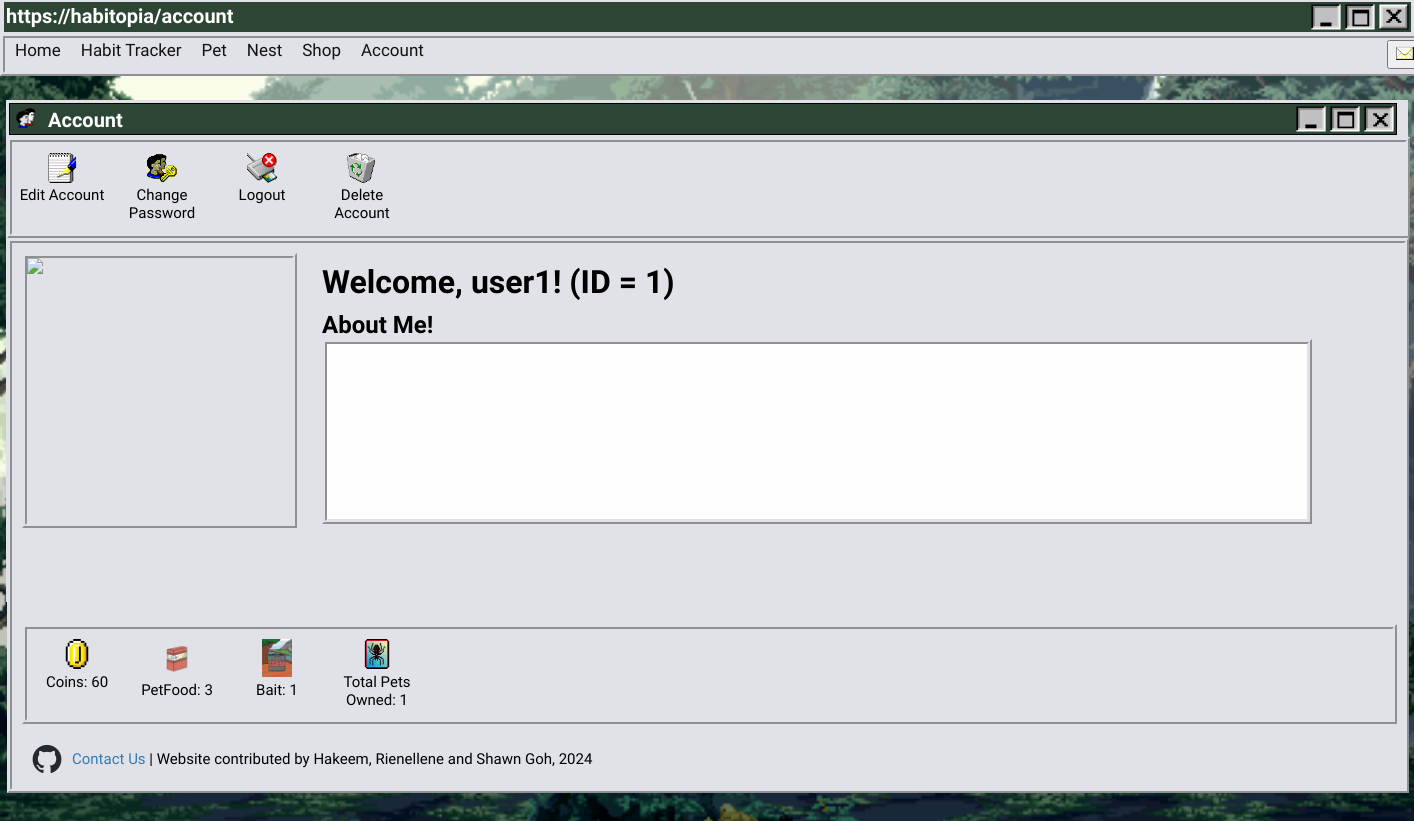
The app's page /account/ (signed in) with its own data.
### home.py (models this page shows)
class User(db.Model, UserMixin):
    id = db.Column(db.Integer, primary_key=True)
    username = db.Column(db.String(20), nullable=False, unique=True)
    password = db.Column(db.String(80), nullable=False)

class UserItems(db.Model):
    user_id = db.Column(db.Integer, db.ForeignKey('user.id'), primary_key=True, nullable=False)
    coins = db.Column(db.Integer, nullable=False, default=60)
    petFood = db.Column(db.Integer, nullable=False, default=3)
    bait = db.Column(db.Integer, nullable=False, default=1)

class PetsOwned(db.Model):
    user_id = db.Column(db.Integer, db.ForeignKey('user.id'), primary_key=True, nullable=False)
    petsOwned = db.Column(db.Integer, nullable=False, default=0)
    pet1 = db.Column(db.Integer, nullable=False, default=0)
    pet2 = db.Column(db.Integer, nullable=False, default=0)
    pet3 = db.Column(db.Integer, nullable=False, default=0)

### home.py (the view)
@app.route("/account/")
@login_required
def account():
    user = current_user
    pets_owned = PetsOwned.query.filter_by(user_id=current_user.id).first()
    profile = Account.query.filter_by(user_id=current_user.id).first()
    account = Account.query.filter_by(user_id=current_user.id).first()
    user_items = UserItems.query.filter_by(user_id=current_user.id).first()
    return render_template("account.html", user=user, pets_owned=pets_owned, profile = profile, account = account, user_items = user_items)

### home.py (called while the page is built)
@login_manager.user_loader
def load_user(user_id):
    return User.query.get(int(user_id))

### templates/account.html (shortened to what this page needs)
{% extends "base.html" %}
    {% block css %}
                <link rel="stylesheet" href="/static/styles/AccountStyles.css">
    {% endblock %}
{% block heading %}https://habitopia/account{% endblock %}
{% block content %}
<div id="wrap">
    <div class="topbox2">
        <ul>
            <li><img src="/static/styles/assets/users-2.png" width=20px class="topboxtext2"></li>
            <li><h5 class="topboxtext2">Account</h5></li>
        </ul>
        <ul>
            <li><img src="/static/styles/assets/exit-active.png" class="icon"></li>
            <li><img src="/static/styles/assets/window-active.png" class="icon"></li>
            <li><img src="/static/styles/assets/minimise-active.png" class="icon"></li>
        </ul>
    </div>
    <div class="nav2">
        <ul>
            <li><button id="openAccModalBtn" onclick="openAccModal()" class="iconbutton"><img src="/static/styles/assets/write_wordpad-1.png" class="icon2" width="20px"><p class="icontext">Edit Account</p></button></li>
            <li><a href="{{url_for('change_password') }}"><button class="iconbutton"><img src="/static/styles/assets/users_key-2.png" class="icon2" width="20px"><p class="icontext">Change Password</p></button></a></li>
            <li><a href="{{ url_for('logout') }}"><button class="iconbutton"><img src="/static/styles/assets/card_reader_not-2.png" class="icon2" width="20px"><p class="icontext">Logout</p></button></a></li>
            <li><form method="POST" action="{{ url_for('delete_account') }}" onsubmit="return confirm('Are you sure you want to delete your account?');">
                    <button type="submit" class="btn btn-danger iconbutton"><img src="/static/styles/assets/recycle_bin_full-2.png" class="icon2" width="20px"><p class="icontext">Delete Account</p></button>
                </form>
            </li>
        </ul>
    </div>
    <div class="wrap2">
        {% if profile %}
            <div class="withpic">
                <img src="{{ url_for('get_img', id=profile.id) }}" alt="Profile Picture" width="265px" height="265px">
            </div>
        {% else %}
            <div class="picbox">
                <img src="/static/styles/assets/user.png">
            </div>
        {% endif %}
        <h1 class="acctitle">Welcome, {{ user.username }}! (ID = {{ user.id }})</h1>
        <h2 class="acctitle">About Me!</h2>
        <p class="biobox">{{ account.bio }}</p>
        <div class="nav2">
            <ul>
                <li class="iconbutton"><img src="/static/styles/assets/coin.png" width="20px" class="icon2" ><p class="icontext">Coins: {{ user_items.coins }}</p></li>
                <li class="iconbutton"><img src="/static/petimages/food.png" width="20px" class="icon2" ><p class="icontext">PetFood: {{ user_items.petFood }}</p></li>
                <li class="iconbutton"><img src="/static/petimages/Bait.png" width="20px" class="icon2" ><p class="icontext">Bait: {{ user_items.bait }}</p></li>
                <li class="iconbutton"><img src="/static/styles/assets/game_spider-1.png" width="20px" class="icon2" ><p class="icontext">Total Pets Owned: {{ pets_owned.petsOwned }}</p></li>
            </ul>
        </div>
        <div class="contactus">
            <div class="contactus-tittle">
                <img src="/static/styles/assets/github-mark.png" class="icon2" width="20px">
            </div>
            <span><a href="https://github.com/ZaCodeHkm/Habitopia" target="_blank">Contact Us</a> | Website contributed by Hakeem, Rienellene and Shawn Goh, 2024</span>
        </div>
    </div>
</div>
{% endblock %}

### static/styles/AccountStyles.css (style rules this page uses)
.body { background-image: url("/static/styles/assets/animatedbackground.gif") ; background-repeat: no-repeat; background-size: cover ; background-attachment: fixed; background-position: center; height: 100vh; width: 100%; margin: 0; padding: 0; overflow: scroll; overflow-x: hidden; }
.icon { width: 30px; float:right; margin:2px; vertical-align: baseline; }
h1 { font-family: "Pixelify Sans", sans-serif ; }
ul { list-style-type: none; margin: 0; padding: 0; }
.acctitle { margin: 10px 300px 0px; text-align: left; font-family: "Pixelify Sans", sans-serif ; position: relative; }
.biobox { width: 70%; height: 155px; background-color: #fefefe; border: 5px ridge #e0e2e7; margin: 0px 300px 100px; padding: 10px; font-family: "Pixelify Sans", sans-serif ; font-size: 20px; position: relative; }
#wrap { width: 1400px; height: 500px; margin: 100px auto; background: #e0e2e7 ; padding: 1px; }
.wrap2 { width: 98%; height: 105%; padding: 10px; background-color: #e0e2e7; overflow-y: scroll; overflow-x: hidden; border: 5px ridge #e0e2e7; }
.topbox2 { background-color: #2d4535; height: 30px; margin: 2px 2px; width: 99%; border: 1px solid black; }
.topboxtext2 { float: left; color: #FFFFFF; margin: 4px 6px; text-align: left; font-family: "Pixelify Sans", sans-serif ; font-size: 20px; vertical-align: baseline; }
.nav2 { background-color: #e0e2e7 ; border: 5px ridge #e0e2e7; width:99.5%; margin: auto; overflow: hidden; top: 33px; }
.nav2 li { float: left; text-align: center; }
.iconbutton { width: 100px; background-color: #e0e2e7; border: hidden; }
.icon2 { width: 30px; margin: 10px 10px 0px; }
.icontext { font-family: "Pixelify Sans", sans-serif ; color: black; font-size: 15px; vertical-align: baseline; margin: 0px 0px 10px 0px; padding: 0; }
.picbox { width: 265px; height: 265px; border: 5px ridge #e0e2e7; float: left; }
.contactus { font-size: 30px; margin-top: -10px; display: flex; flex-direction: row; align-items: center; font-family: "Pixelify Sans", sans-serif; font-size: 15px; vertical-align: middle; }
.contactus-tittle { margin-bottom: 30px; margin-right: 5px; display: flex; align-items: center; }
.contactus-tittle img { margin-right: 5px; margin-top: 30px; }
.contactus a { text-decoration: none; color: #337ab7; font-family: "Pixelify Sans", sans-serif; }

### records on screen
User: username "user1", id "1"
UserItems: coins "60", petFood "3", bait "1"
PetsOwned: petsOwned "1"
